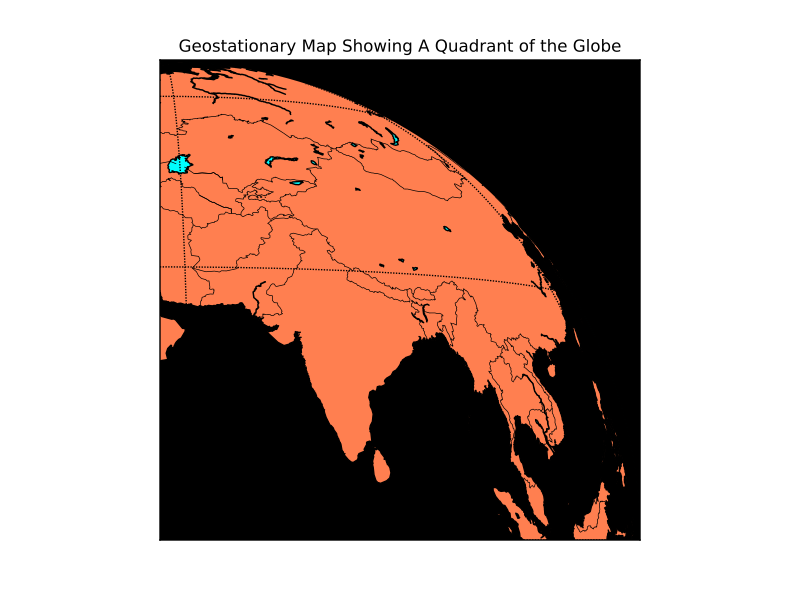

Here is the Python script that generated this plot:
from mpl_toolkits.basemap import Basemap
import numpy as np
import matplotlib as mpl
import matplotlib.pyplot as plt
mpl_version = tuple(map(int, mpl.__version__.split(".")))
axkwds = {"axisbg" if mpl_version < (2,) else "facecolor": "k"}

fig = plt.figure()
# global geostationary map centered on lon_0
lon_0=57.
# resolution = None means don't process the boundary datasets.
m1 = Basemap(projection='geos',lon_0=lon_0,resolution=None)
# add an axes with a black background
ax = fig.add_axes([0.1,0.1,0.8,0.8], **axkwds)
# plot just upper right quadrant (corners determined from global map).
# keywords llcrnrx,llcrnry,urcrnrx,urcrnry used to define the lower
# left and upper right corners in map projection coordinates.
# llcrnrlat,llcrnrlon,urcrnrlon,urcrnrlat could be used to define
# lat/lon values of corners - but this won't work in cases such as this
# where one of the corners does not lie on the earth.
m = Basemap(projection='geos',lon_0=lon_0,resolution='l',
    rsphere=(6378137.00,6356752.3142),
    llcrnrx=0.,llcrnry=0.,urcrnrx=m1.urcrnrx/2.,urcrnry=m1.urcrnry/2.)
m.drawcoastlines()
m.drawmapboundary(fill_color='aqua')
m.fillcontinents(color='coral',lake_color='aqua')
m.drawcountries()
# draw parallels and meridians.
m.drawparallels(np.arange(-90.,120.,30.))
m.drawmeridians(np.arange(0.,360.,60.))
m.drawmapboundary()
plt.title('Geostationary Map Showing A Quadrant of the Globe')
plt.show()
